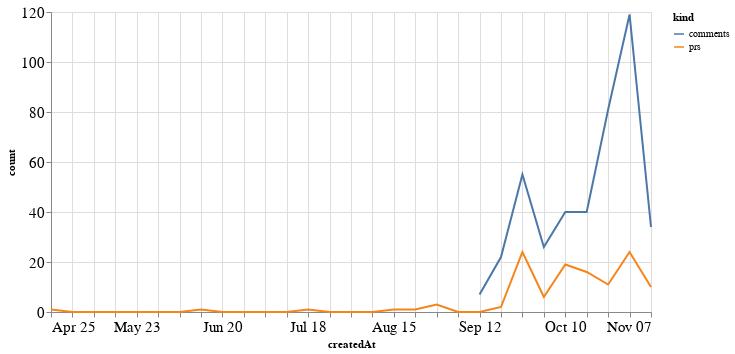

The cell this chart's notebook holds for it:
### Code cell
alt.Chart(total_time, width=600).mark_line().encode(
    x='createdAt',
    y='count',
    color='kind'
)

### Figure 1 — Vega-Lite specification as saved in the notebook (floating-point values rounded to 4 significant figures)
{"config": {"axisLeft": {"labelFontSize": 15}, "axisBottom": {"labelFontSize": 15}}, "data": {"name": "data-33e23b01ff847273798127ae520295c5"}, "mark": "line", "encoding": {"color": {"type": "nominal", "field": "kind"}, "x": {"type": "temporal", "field": "createdAt"}, "y": {"type": "quantitative", "field": "count"}}, "width": 600, "$schema": "https://vega.github.io/schema/vega-lite/v4.8.1.json", "datasets": {"data-33e23b01ff847273798127ae520295c5": [{"createdAt": "2021-04-25T00:00:00", "kind": "prs", "count": 1.0}, {"createdAt": "2021-05-02T00:00:00", "kind": "prs", "count": 0.0}, {"createdAt": "2021-05-09T00:00:00", "kind": "prs", "count": 0.0}, {"createdAt": "2021-05-16T00:00:00", "kind": "prs", "count": 0.0}, {"createdAt": "2021-05-23T00:00:00", "kind": "prs", "count": 0.0}, {"createdAt": "2021-05-30T00:00:00", "kind": "prs", "count": 0.0}, {"createdAt": "2021-06-06T00:00:00", "kind": "prs", "count": 0.0}, {"createdAt": "2021-06-13T00:00:00", "kind": "prs", "count": 1.0}, {"createdAt": "2021-06-20T00:00:00", "kind": "prs", "count": 0.0}, {"createdAt": "2021-06-27T00:00:00", "kind": "prs", "count": 0.0}, {"createdAt": "2021-07-04T00:00:00", "kind": "prs", "count": 0.0}, {"createdAt": "2021-07-11T00:00:00", "kind": "prs", "count": 0.0}, {"createdAt": "2021-07-18T00:00:00", "kind": "prs", "count": 1.0}, {"createdAt": "2021-07-25T00:00:00", "kind": "prs", "count": 0.0}, {"createdAt": "2021-08-01T00:00:00", "kind": "prs", "count": 0.0}, {"createdAt": "2021-08-08T00:00:00", "kind": "prs", "count": 0.0}, {"createdAt": "2021-08-15T00:00:00", "kind": "prs", "count": 1.0}, {"createdAt": "2021-08-22T00:00:00", "kind": "prs", "count": 1.0}, {"createdAt": "2021-08-29T00:00:00", "kind": "prs", "count": 3.0}, {"createdAt": "2021-09-05T00:00:00", "kind": "prs", "count": 0.0}, {"createdAt": "2021-09-12T00:00:00", "kind": "prs", "count": 0.0}, {"createdAt": "2021-09-19T00:00:00", "kind": "prs", "count": 2.0}, {"createdAt": "2021-09-26T00:00:00", "kind": "prs", "count": 24.0}, {"createdAt": "2021-10-03T00:00:00", "kind": "prs", "count": 6.0}, {"createdAt": "2021-10-10T00:00:00", "kind": "prs", "count": 19.0}, {"createdAt": "2021-10-17T00:00:00", "kind": "prs", "count": 16.0}, {"createdAt": "2021-10-24T00:00:00", "kind": "prs", "count": 11.0}, {"createdAt": "2021-10-31T00:00:00", "kind": "prs", "count": 24.0}, {"createdAt": "2021-11-07T00:00:00", "kind": "prs", "count": 10.0}, {"createdAt": "2021-04-25T00:00:00", "kind": "comments", "count": null}, {"createdAt": "2021-05-02T00:00:00", "kind": "comments", "count": null}, {"createdAt": "2021-05-09T00:00:00", "kind": "comments", "count": null}, {"createdAt": "2021-05-16T00:00:00", "kind": "comments", "count": null}, {"createdAt": "2021-05-23T00:00:00", "kind": "comments", "count": null}, {"createdAt": "2021-05-30T00:00:00", "kind": "comments", "count": null}, {"createdAt": "2021-06-06T00:00:00", "kind": "comments", "count": null}, {"createdAt": "2021-06-13T00:00:00", "kind": "comments", "count": null}, {"createdAt": "2021-06-20T00:00:00", "kind": "comments", "count": null}, {"createdAt": "2021-06-27T00:00:00", "kind": "comments", "count": null}, {"createdAt": "2021-07-04T00:00:00", "kind": "comments", "count": null}, {"createdAt": "2021-07-11T00:00:00", "kind": "comments", "count": null}, {"createdAt": "2021-07-18T00:00:00", "kind": "comments", "count": null}, {"createdAt": "2021-07-25T00:00:00", "kind": "comments", "count": null}, {"createdAt": "2021-08-01T00:00:00", "kind": "comments", "count": null}, {"createdAt": "2021-08-08T00:00:00", "kind": "comments", "count": null}, {"createdAt": "2021-08-15T00:00:00", "kind": "comments", "count": null}, {"createdAt": "2021-08-22T00:00:00", "kind": "comments", "count": null}, {"createdAt": "2021-08-29T00:00:00", "kind": "comments", "count": null}, {"createdAt": "2021-09-05T00:00:00", "kind": "comments", "count": null}, {"createdAt": "2021-09-12T00:00:00", "kind": "comments", "count": 7.0}, {"createdAt": "2021-09-19T00:00:00", "kind": "comments", "count": 22.0}, {"createdAt": "2021-09-26T00:00:00", "kind": "comments", "count": 55.0}, {"createdAt": "2021-10-03T00:00:00", "kind": "comments", "count": 26.0}, {"createdAt": "2021-10-10T00:00:00", "kind": "comments", "count": 40.0}, {"createdAt": "2021-10-17T00:00:00", "kind": "comments", "count": 40.0}, {"createdAt": "2021-10-24T00:00:00", "kind": "comments", "count": 81.0}, {"createdAt": "2021-10-31T00:00:00", "kind": "comments", "count": 119.0}, {"createdAt": "2021-11-07T00:00:00", "kind": "comments", "count": 34.0}]}}
